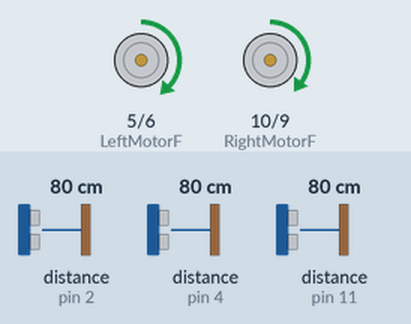
This sketch was run on a simulated Arduino Uno, built with avr-gcc and run on an emulated ATmega328P. Parts: motor-driver pin pairs drawn as motors (green arrow = first pin HIGH = forward, orange = second pin HIGH = backward, longer = more drive). The inputs (shaded band) are chosen by the test bench; at power-on: distance to the obstacle (sensors on pin 11, pin 2, pin 4) 80 cm. The echo pulse lasts 58.3 µs per cm.

Above: at 1.2 s.
1.3 s: distance to the obstacle (sensor on pin 11) set to 12 cm
At 1.5 s:
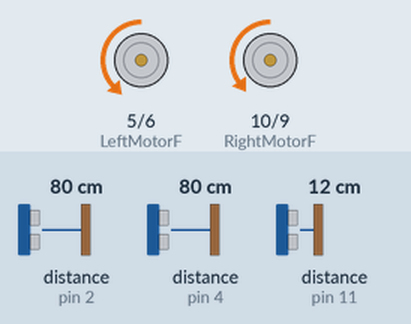
4.3 s: distance to the obstacle (sensor on pin 11) set to 9 cm
At 4.95 s:
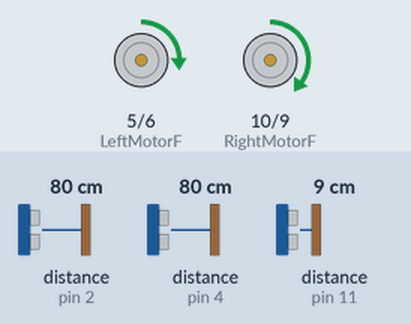
7.3 s: distance to the obstacle (sensor on pin 2) set to 120 cm
At 7.97 s:
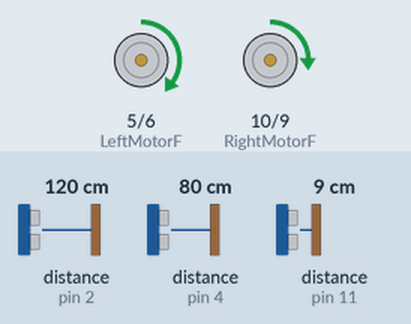
10.3 s: distance to the obstacle (sensor on pin 2) set to 2 cm
13.3 s: distance to the obstacle (sensor on pin 2) set to 250 cm
Timing chart, 0 to 17.3 s (numbered marks = the images above; inputs shaded):
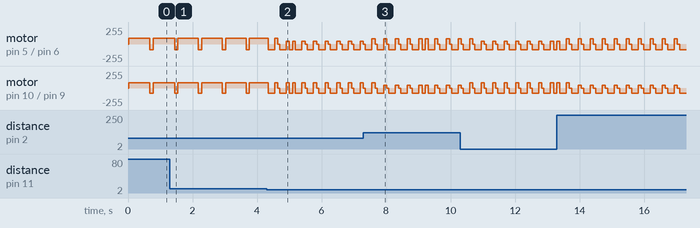

Measured:
- the behaviour switches between 11 and 10 cm on distance to the obstacle (sensor on pin 11) (found by bisection; images 1 and 2)
- by itself, motor on pin 5 (LeftMotorF) / pin 6 (LeftMotorB): repeats every 0.37 s: forward 80/255 0.10 s, stopped 0.07 s, backward 89/255 0.20 s

The sketch:

hw1.ino
```cpp
#include <Wire.h>
#include <NewPing.h>


#define MAX_DISTANCE 500

const int LeftMotorF = 5;
const int LeftMotorB = 6;
const int RightMotorB = 9;
const int RightMotorF = 10;
const int F_trigger = 12;
const int L_trigger = 7;
const int R_trigger = 3;
const int F_echo = 11;
const int L_echo = 4;
const int R_echo = 2;

NewPing sonarF(F_trigger,F_echo,MAX_DISTANCE);
NewPing sonarL(L_trigger,L_echo,MAX_DISTANCE);
NewPing sonarR(R_trigger,R_echo,MAX_DISTANCE);

int dis_L, dis_R, dis_F;

void setup() {
  pinMode(LeftMotorF,OUTPUT);
  pinMode(LeftMotorB,OUTPUT);
  pinMode(RightMotorF,OUTPUT);
  pinMode(RightMotorB,OUTPUT);
  Serial.begin(9600);
}
int a = 89, b = 80;
int pre_L = 0, pre_R = 0, cur_L, cur_R, times=0;
void loop() {

   //偵測距離
   detect();
   //依照距離判斷車子行走方向
   int condition = situation();
   switch(condition) {
     case 0:
	   //go forward
       forward(a,b);
       break;
     case 1:
	   //go left
       backward();
       delay(200);
       Motorstop();
       turnleft();
       delay(100);
       Motorstop();
       a=89;
       b=80;
       break;
     case 2:
	   //go right
       backward();
       delay(200);
       Motorstop();
       turnright();
       delay(100);
       Motorstop();
       a=89;
       b=80;
       break;
     default:
       break;
   }
   //line 70-90 卡牆判定
   cur_R = dis_R;
   cur_L = dis_L;
   if(cur_R == pre_R && cur_L == pre_L) {
    times++;
    if(times>=10) {
      backward();
      delay(100);
      if(dis_L >= dis_R) {
        turnleft();
        delay(20);
      }else{
        turnright();
        delay(20);
      }
      times = 0;
    }
   }
   pre_R = cur_R;
   pre_L = cur_L;

   delay(50);
}

void forward(int a, int b) {
  //line 95-101 行走校正
  if(dis_L < 30 && dis_R < 30) {
    if(dis_L > dis_R) {
      a -= 8;
    } else if(dis_L < dis_R) {
      a += 8;
    }
  }
  analogWrite(LeftMotorF,a);
  analogWrite(LeftMotorB,0);
  analogWrite(RightMotorF,b);
  analogWrite(RightMotorB,0);
}

void backward() {
  analogWrite(LeftMotorF,0);
  analogWrite(LeftMotorB,89);
  analogWrite(RightMotorF,0);
  analogWrite(RightMotorB,80);
}

void turnright() {
  analogWrite(LeftMotorF,80);
  analogWrite(LeftMotorB,0);
  analogWrite(RightMotorF,40);
  analogWrite(RightMotorB,0);
}

void turnleft() {
  analogWrite(LeftMotorF,40);
  analogWrite(LeftMotorB,0);
  analogWrite(RightMotorF,80);
  analogWrite(RightMotorB,0);
}

void Motorstop() {
  analogWrite(LeftMotorF,0);
  analogWrite(LeftMotorB,0);
  analogWrite(RightMotorF,0);
  analogWrite(RightMotorB,0);
}

void detect() {
  dis_F = sonarF.ping_cm();
  dis_L = sonarL.ping_cm();
  dis_R = sonarR.ping_cm();
}

int situation() {
  if(dis_F == 0 || dis_F > 10) {
    return 0; //go ahead
  }else {
    if(dis_L > dis_R) return 1; //turn left
    else if(dis_L < dis_R) return 2; //turn right
    else return 1;
  }
}
```
